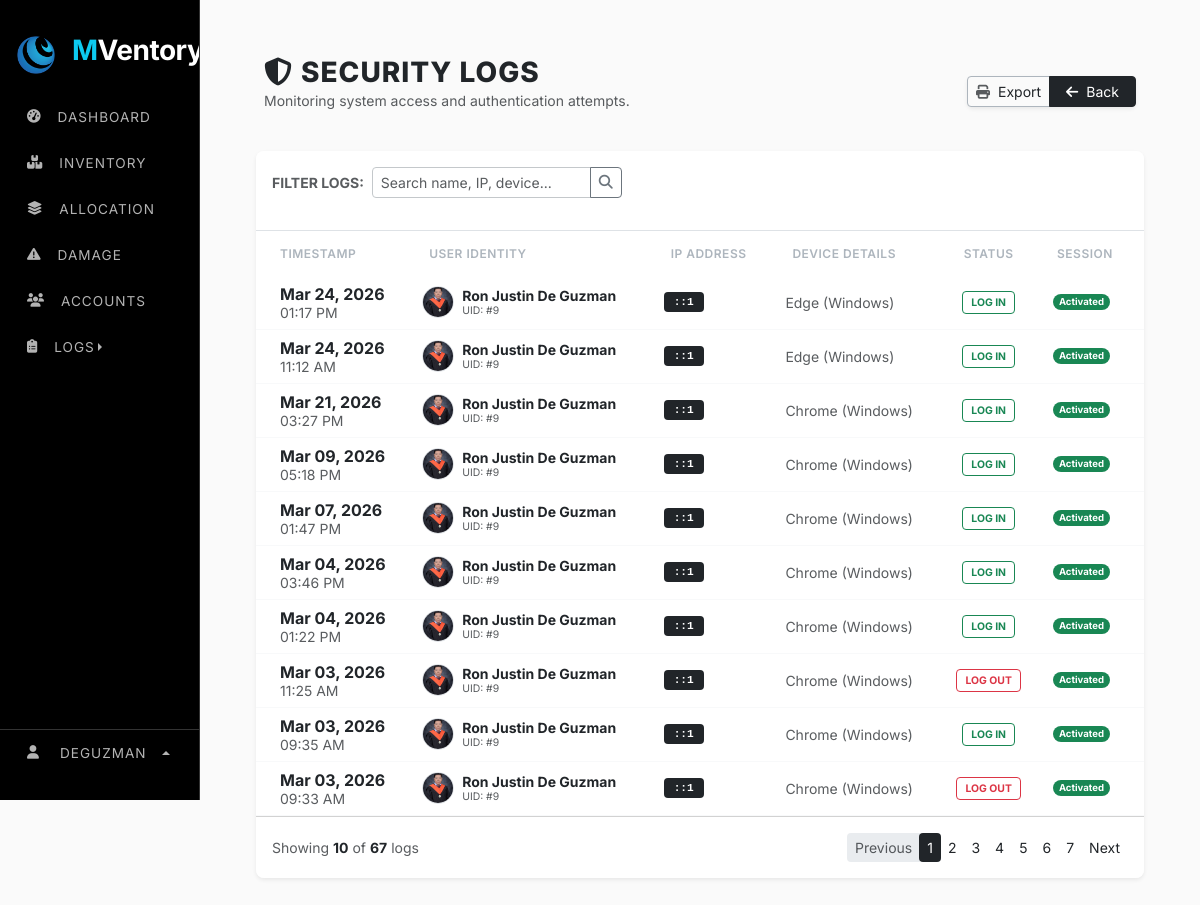
/web_content/security_logs.php (signed in), run on the app's committed database.
### tables this page shows
CREATE TABLE `system_settings` (
  `setting_key` varchar(100) NOT NULL,
  `setting_value` varchar(255) NOT NULL,
  `setting_type` enum('string','number','boolean','select') NOT NULL,
  `category` enum('general','inventory','notifications','security') NOT NULL,
  `description` varchar(255) DEFAULT NULL,
  PRIMARY KEY (`setting_key`)
);

CREATE TABLE `security_logs` (
  `log_id` int(11) NOT NULL AUTO_INCREMENT,
  `user_id` int(11) DEFAULT NULL,
  `browser` varchar(255) DEFAULT NULL,
  `ip_address` varchar(50) DEFAULT NULL,
  `login_time` datetime DEFAULT NULL,
  `status` varchar(50) DEFAULT NULL,
  `is_active` tinyint(1) NOT NULL,
  `is_login` tinyint(1) NOT NULL,
  PRIMARY KEY (`log_id`),
  KEY `user_id` (`user_id`),
  CONSTRAINT `security_logs_ibfk_1` FOREIGN KEY (`user_id`) REFERENCES `users` (`user_id`)
);

CREATE TABLE `users` (
  `user_id` int(11) NOT NULL AUTO_INCREMENT,
  `role_id` varchar(15) NOT NULL,
  `username` varchar(9999) NOT NULL,
  `first_name` varchar(100) NOT NULL,
  `last_name` varchar(100) NOT NULL,
  `phone` varchar(11) NOT NULL,
  `address` varchar(500) DEFAULT NULL,
  `role` varchar(30) NOT NULL,
  `status` varchar(20) NOT NULL DEFAULT 'active',
  `email` varchar(150) NOT NULL,
  `password` varchar(255) NOT NULL,
  `profile_image` varchar(999) NOT NULL,
  `is_active` tinyint(1) DEFAULT 1,
  `is_login` tinyint(1) NOT NULL,
  `last_login` datetime DEFAULT NULL,
  `created_at` timestamp NOT NULL DEFAULT current_timestamp(),
  `deleted_at` timestamp NULL DEFAULT NULL,
  `last_activity` datetime DEFAULT current_timestamp(),
  PRIMARY KEY (`user_id`),
  UNIQUE KEY `email` (`email`)
);

### web_content/security_logs.php (the view, shortened to what this page needs)
<?php
    include "../render/connection.php";
    include "../src/cdn/cdn_links.php";
    $limit = 10;
    $page = isset($_GET['page']) ? (int)$_GET['page'] : 1;
    $start = ($page - 1) * $limit;
    $search = isset($_GET['search']) ? mysqli_real_escape_string($conn, $_GET['search']) : '';
    $where_clause = "";
    $total_query = "SELECT COUNT(*) AS total
                    FROM security_logs sl
                    LEFT JOIN users u ON sl.user_id = u.user_id
                    $where_clause";
    $total_result = mysqli_query($conn, $total_query);
    $total_rows = mysqli_fetch_assoc($total_result)['total'];
    $pages = ceil($total_rows / $limit);
    $log_query = "SELECT sl.*, u.first_name, u.last_name, u.profile_image
                  FROM security_logs sl
                  LEFT JOIN users u ON sl.user_id = u.user_id
                  $where_clause
                  ORDER BY sl.login_time DESC
                  LIMIT $start, $limit";
    $log_result = mysqli_query($conn, $log_query);
?>
<!doctype html>
<html lang="en">
    <head>
        <link rel="stylesheet" href="../src/style/main_style.css">
    </head>
    <body>
        <div class="row g-0">
            <div class="col-lg-2">
                <?php include "../nav/sidebar_nav.php"; ?>
            </div>
            <div class="col">
                <div class="main-content">
                    <div class="container px-4 mt-4">
                        <div class="d-flex justify-content-between align-items-center mb-4 px-2">
                            <div>
                                <h3 class="section-title text-dark mb-0">
                                    <i class="fa-solid fa-shield-halved me-2 text-dark"></i>Security Logs
                                </h3>
                                <p class="text-muted small">Monitoring system access and authentication attempts.</p>
                            </div>
                            <div class="btn-group shadow-sm">
                                <button class="btn btn-white border border-dark-subtle btn-sm">
                                    <i class="fa-solid fa-print me-1 text-muted"></i> Export
                                </button>
                                <a href="dashboard.php" class="btn btn-dark btn-sm px-3">
                                    <i class="fa-solid fa-arrow-left me-1"></i> Back
                                </a>
                            </div>
                        </div>
                        <div class="card edd-card shadow-sm">
                            <div class="card-header bg-white p-3 border-bottom d-flex justify-content-between align-items-center">
                                <form action="" method="GET" class="d-flex align-items-center gap-2">
                                    <span class="fw-bold small text-uppercase text-muted">Filter Logs:</span>
                                    <div class="input-group input-group-sm" style="width: 250px;">
                                        <input type="text" name="search" class="form-control border-secondary-subtle" placeholder="Search name, IP, device..." value="<?php echo htmlspecialchars($search); ?>">
                                        <button class="btn btn-outline-secondary" type="submit"><i class="fa-solid fa-magnifying-glass"></i></button>
                                    </div>
                                </form>
                            </div>
                            <div class="table-responsive">
                                <table class="table table-hover align-middle mb-0">
                                    <thead>
                                        <tr>
                                            <th class="ps-4">Timestamp</th>
                                            <th>User Identity</th>
                                            <th>IP Address</th>
                                            <th>Device Details</th>
                                            <th class="text-center">Status</th>
                                            <th class="pe-4 text-center">Session</th>
                                        </tr>
                                    </thead>
                                    <tbody class="bg-white">
                                        <?php if(mysqli_num_rows($log_result) > 0): ?>
                                            <?php while($log = mysqli_fetch_assoc($log_result)):
                                                $name = ($log['first_name']) ? $log['first_name'].' '.$log['last_name'] : "System/Guest";
                                                $img = (!empty($log['profile_image'])) ? $log['profile_image'] : "../src/image/profiles/default.jpg";
                                            ?>
                                            <tr class="log-row">
                                                <td class="ps-4">
                                                    <div class="fw-bold text-dark"><?php echo date('M d, Y', strtotime($log['login_time'])); ?></div>
                                                    <small class="text-muted"><?php echo date('h:i A', strtotime($log['login_time'])); ?></small>
                                                </td>
                                                <td>
                                                    <div class="d-flex align-items-center">
                                                        <img src="<?php echo $img; ?>" class="user-avatar me-2" onerror="this.src='../src/image/profiles/default.jpg'">
                                                        <div>
                                                            <div class="fw-bold text-dark small"><?php echo htmlspecialchars($name); ?></div>
                                                            <small class="text-muted" style="font-size: 0.65rem;">UID: #<?php echo $log['user_id']; ?></small>
                                                        </div>
                                                    </div>
                                                </td>
                                                <td><span class="ip-tag"><?php echo $log['ip_address']; ?></span></td>
                                                <td>
                                                    <small class="text-muted d-block text-truncate" style="max-width: 180px;" title="<?php echo htmlspecialchars($log['browser']); ?>">
                                                        <?php echo htmlspecialchars($log['browser']); ?>
                                                    </small>
                                                </td>
                                                <td class="text-center">
                                                    <?php $isSuccess = (strtolower($log['status']) == 'success'); ?>
                                                    <span class="status-badge <?php echo $isSuccess ? 'status-success' : 'status-failed'; ?>">
                                                        <?php echo $isSuccess ? 'LOG IN' : 'LOG OUT' ; ?>
                                                    </span>
                                                </td>
                                                <td class="pe-4 text-center">
                                                    <span class="badge rounded-pill <?php echo $log['is_active'] ? 'bg-light text-muted border' : 'bg-success'; ?>" style="font-size: 0.6rem;">
                                                        <?php echo $log['is_active'] ? 'Deactivated' : 'Activated'; ?>
                                                    </span>
                                                </td>
                                            </tr>
                                            <?php endwhile; ?>
                                        <?php else: ?>
                                            <tr><td colspan="6" class="text-center py-5 text-muted">No security records found.</td></tr>
                                        <?php endif; ?>
                                    </tbody>
                                </table>
                            </div>
                            <div class="card-footer bg-white d-flex justify-content-between align-items-center py-3">
                                <div class="small text-muted">
                                    Showing <b class="text-dark"><?php echo mysqli_num_rows($log_result); ?></b> of <b class="text-dark"><?php echo $total_rows; ?></b> logs
                                </div>
                                <nav>
                                    <ul class="pagination pagination-sm mb-0">
                                        <li class="page-item <?php echo ($page <= 1) ? 'disabled' : ''; ?>">
                                            <a class="page-link" href="?page=<?php echo $page-1; ?>&search=<?php echo urlencode($search); ?>">Previous</a>
                                        </li>
                                        <?php for($i = 1; $i <= $pages; $i++): ?>
                                            <li class="page-item <?php echo ($page == $i) ? 'active' : ''; ?>">
                                                <a class="page-link" href="?page=<?php echo $i; ?>&search=<?php echo urlencode($search); ?>"><?php echo $i; ?></a>
                                            </li>
                                        <?php endfor; ?>
                                        <li class="page-item <?php echo ($page >= $pages) ? 'disabled' : ''; ?>">
                                            <a class="page-link" href="?page=<?php echo $page+1; ?>&search=<?php echo urlencode($search); ?>">Next</a>
                                        </li>
                                    </ul>
                                </nav>
                            </div>
                        </div>
                    </div>
                </div>
            </div>
        </div>
    </body>
</html>

### nav/sidebar_nav.php (shortened to what this page needs)
<?php
$current_page = basename($_SERVER['PHP_SELF']);
$app_name = "SELECT setting_value FROM system_settings WHERE setting_key = 'app_name'";
$result = $conn->query($app_name);
if ($result && $result->num_rows > 0) {
    $row = $result->fetch_assoc();
    $app_name_value = $row['setting_value'];
} else {
    $app_name_value = "MVentory";
}
$words = explode(" ", $app_name_value);
if (count($words) > 1) {
    $first_part = '<span class="text-info">' . htmlspecialchars($words[0]) . '</span>';
    array_shift($words);
    $second_part = htmlspecialchars(implode("", $words));
    $display_name = $first_part . $second_part;
} else {
    $display_name = htmlspecialchars($app_name_value);
}
$app_logo = "SELECT setting_value FROM system_settings WHERE setting_key = 'app_logo'";
$result_logo = $conn->query($app_logo);
if ($result_logo && $result_logo->num_rows > 0) {
    $row_logo = $result_logo->fetch_assoc();
    $app_logo_value = $row_logo['setting_value'];
} else {
    $app_logo_value = "default_logo.png";
}
?>
<link rel="stylesheet" href="../src/style/navbar_style.css">
<div class="sidebar-stark" id="sidebar">
    <div class="sidebar-header">
        <img src="../src/image/logo/<?php echo $app_logo_value; ?>" width="40" alt="Logo">
        <h3 class="ms-3 fw-bold text-white logo-text"><?php echo $display_name; ?></h3>
    </div>
    <ul class="nav flex-column mt-2">
        <li class="nav-item">
            <a class="nav-link <?php echo ($current_page == 'dashboard.php') ? 'active' : ''; ?>" href="dashboard.php">
                <i class="fa-solid fa-gauge-high"></i>
                <span class="ms-3 link-text">Dashboard</span>
            </a>
        </li>
        <li class="nav-item">
            <a class="nav-link <?php echo ($current_page == 'inventory.php') ? 'active' : ''; ?>" href="inventory.php">
                <i class="fa-solid fa-boxes-stacked"></i>
                <span class="ms-3 link-text">Inventory</span>
            </a>
        </li>
        <li class="nav-item">
            <a class="nav-link <?php echo ($current_page == 'allocation.php') ? 'active' : ''; ?>" href="allocation.php">
                <i class="fa-solid fa-layer-group"></i>
                <span class="ms-3 link-text">Allocation</span>
            </a>
        </li>
        <li class="nav-item">
            <a class="nav-link text-danger <?php echo ($current_page == 'damage.php') ? 'active-danger' : ''; ?>" href="damage.php">
                <i class="fa-solid fa-triangle-exclamation"></i>
                <span class="ms-3 link-text">Damage</span>
            </a>
        </li>
        <li class="nav-item">
            <a class="nav-link <?php echo ($current_page == 'accounts.php') ? 'active' : ''; ?>" href="accounts.php">
                <i class="fa-solid fa-users"></i>
                <span class="ms-3 link-text">Accounts</span>
            </a>
        </li>
        <li class="nav-item dropend">
            <a class="nav-link dropdown-toggle" data-bs-toggle="dropdown">
                <i class="fa-solid fa-clipboard-list"></i>
                <span class="ms-3 link-text">Logs</span>
            </a>
        </li>
    </ul>
    <div class="sidebar-footer dropup">
        <a class="nav-link profile-btn dropdown-toggle" data-bs-toggle="dropdown">
            <i class="fa-solid fa-user"></i>
            <span class="link-text ms-2"><?php echo htmlspecialchars($_SESSION['username']); ?></span>
        </a>
    </div>
</div>

### data on the page
system_settings: setting_value (picture)
system_settings: setting_value "M"
security_logs: login_time "Mar 24, 2026", login_time "01:17 PM", user.profile_image (picture), user.last_name "Ron Justin De Guzman", user "9", ip_address "::1", browser "Edge (Windows)", status "LOG IN", is_active "Activated"
security_logs: login_time "Mar 24, 2026", login_time "11:12 AM", user.profile_image (picture), user.last_name "Ron Justin De Guzman", user "9", ip_address "::1", browser "Edge (Windows)", status "LOG IN", is_active "Activated"
security_logs: login_time "Mar 21, 2026", login_time "03:27 PM", user.profile_image (picture), user.last_name "Ron Justin De Guzman", user "9", ip_address "::1", browser "Chrome (Windows)", status "LOG IN", is_active "Activated"
security_logs: login_time "Mar 09, 2026", login_time "05:18 PM", user.profile_image (picture), user.last_name "Ron Justin De Guzman", user "9", ip_address "::1", browser "Chrome (Windows)", status "LOG IN", is_active "Activated"
security_logs: login_time "Mar 07, 2026", login_time "01:47 PM", user.profile_image (picture), user.last_name "Ron Justin De Guzman", user "9", ip_address "::1", browser "Chrome (Windows)", status "LOG IN", is_active "Activated"
security_logs: login_time "Mar 04, 2026", login_time "03:46 PM", user.profile_image (picture), user.last_name "Ron Justin De Guzman", user "9", ip_address "::1", browser "Chrome (Windows)", status "LOG IN", is_active "Activated"
security_logs: login_time "Mar 04, 2026", login_time "01:22 PM", user.profile_image (picture), user.last_name "Ron Justin De Guzman", user "9", ip_address "::1", browser "Chrome (Windows)", status "LOG IN", is_active "Activated"
security_logs: login_time "Mar 03, 2026", login_time "11:25 AM", user.profile_image (picture), user.last_name "Ron Justin De Guzman", user "9", ip_address "::1", browser "Chrome (Windows)", status "LOG OUT", is_active "Activated"
security_logs: login_time "Mar 03, 2026", login_time "09:35 AM", user.profile_image (picture), user.last_name "Ron Justin De Guzman", user "9", ip_address "::1", browser "Chrome (Windows)", status "LOG IN", is_active "Activated"
security_logs: login_time "Mar 03, 2026", login_time "09:33 AM", user.profile_image (picture), user.last_name "Ron Justin De Guzman", user "9", ip_address "::1", browser "Chrome (Windows)", status "LOG OUT", is_active "Activated"

### other printed values
$_SESSION['username'] "DEGUZMAN"
mysqli_num_rows($log_result) "10"
$total_rows "67"
